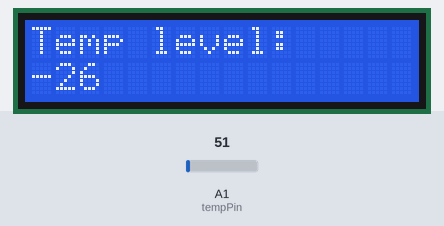
This sketch was run on a simulated Arduino Uno, built with avr-gcc and run on an emulated ATmega328P. Shown: 16×2 character LCD. Inputs (shaded band) come from the test bench; at power-on: A1 (tempPin) = 51. What the sketch prints to the serial monitor is not drawn.

Above: at 1.26 s.
1.3 s: A1 (tempPin) set to 61
At 1.52 s:
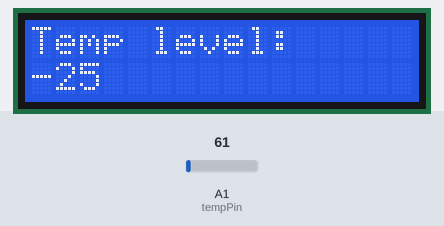
4.3 s: A1 (tempPin) set to 71
At 4.56 s:
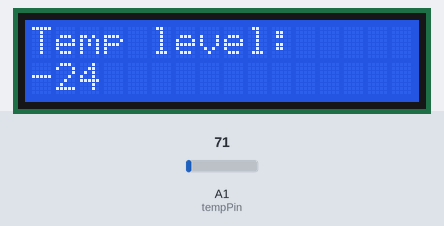
5.8 s: A1 (tempPin) set to 30
At 6.33 s:
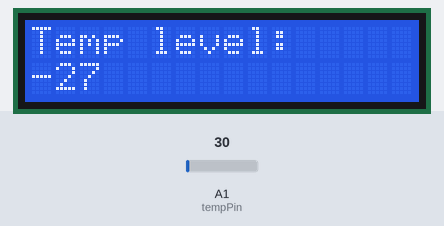
Timing chart, 0 to 8.8 s (numbered marks = the images above; inputs shaded):
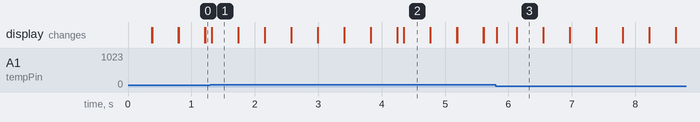

Measured:
- after the input at 1.3 s, the display: changes at once (image 1)
- after the input at 4.3 s, the display: changes after 0.05 s (image 2)
- after the input at 5.8 s, the display: changes at once (image 3)
- what the display in image 1 shows lasts 0.4 s, from 1.3 s to 1.7 s

The sketch:

temp_sensor.ino
```cpp
#include <LiquidCrystal.h>
#include <SoftwareSerial.h>

int tempPin=A1;
int val,temp;
LiquidCrystal lcd(12,11,2,3,4,5);
void setup()
{
  Serial.begin(9600);
  lcd.begin(16, 2);
}

void loop()
{
  val=analogRead(tempPin);
  temp=map(val,520,700,0,10); //change these values accordingly
  Serial.println(val);
  lcd.print("Temp level:");
  lcd.setCursor(0,1);
  lcd.print(temp);
  delay(100);
  lcd.clear();
}
```
